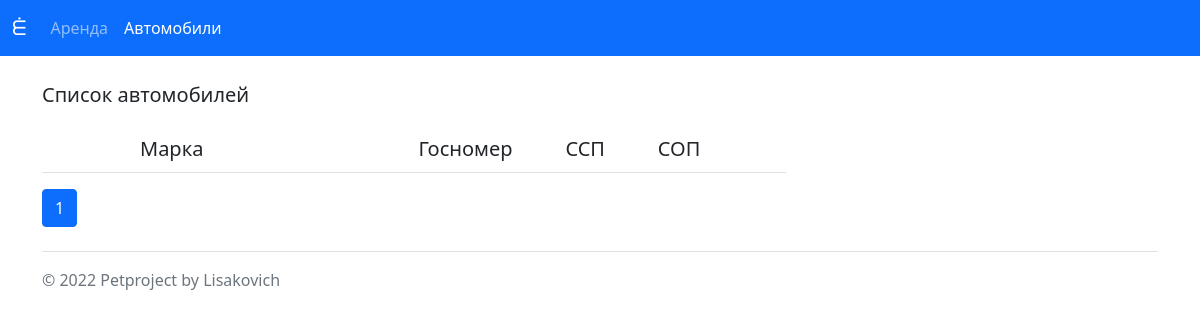
Page /cars/ on the earlier database version.
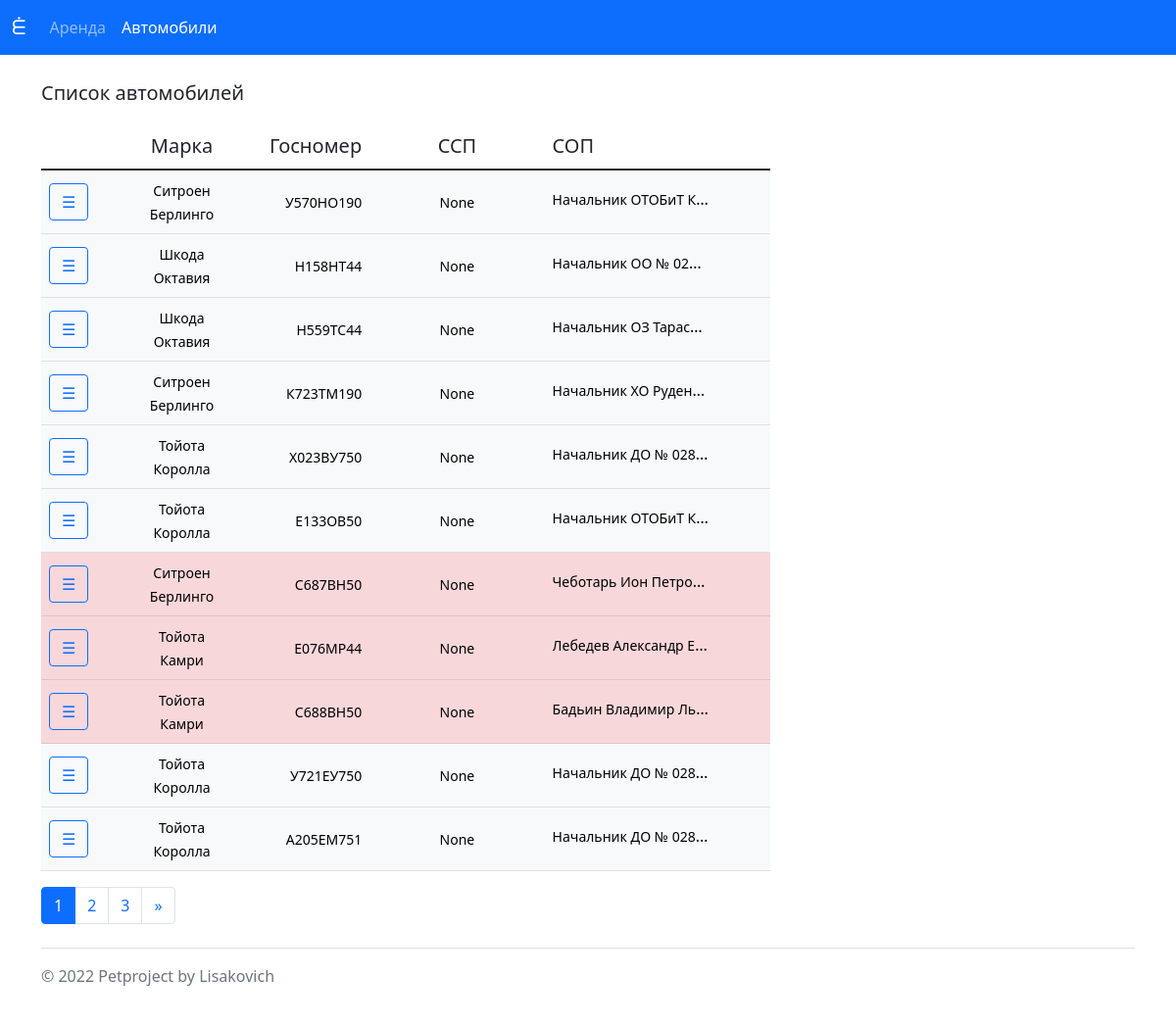
Same page on the later database version.
### crs/models.py (models this page shows, shortened)
class Cars(models.Model):
    crs_model=models.CharField( null=True, blank=True, max_length=33,unique=False,verbose_name='Модель')
    crs_gosnom=models.CharField( null=True, blank=True, max_length=9,unique=False,verbose_name='Госномер')
    crs_year=models.PositiveIntegerField(default=current_year(),validators=[MinValueValidator(2001), max_value_current_year], verbose_name='Год выпуска')
    crs_vin=models.CharField(null=False,blank=False, max_length=17, verbose_name='VIN')
    crs_drive_21=models.PositiveIntegerField(null=False,blank=False, default=0, verbose_name='Пробег 2021')
    crs_drive_22 = models.PositiveIntegerField(null=False,blank=False, default=0, verbose_name='Пробег 2022')
    crs_odo_01_km = models.PositiveIntegerField(null=False,blank=False, default=0, verbose_name='Показание одометра №1')
    crs_odo_01_date = models.DateField (null=True,blank=True,verbose_name='Дата одометража 1')
    crs_ssp = models.CharField( null=True, blank=True, max_length=512, unique=False,verbose_name='ССП')
    crs_sop = models.CharField(null=True, blank=True, max_length=512, unique=False, verbose_name='Ответственный пользователь')
    crs_note = models.TextField(null=True, blank=True, unique=False, verbose_name='Заметки')
    class Meta:
        verbose_name='Автомобиль'
        verbose_name_plural='Автомобили'
        ordering=['crs_year']

### crs/views.py (the view)
# urls.py: path('cars/',CarsListView.as_view(), name='cars_list'),
class CarsListView(ListView):
    paginate_by = 11
    model = Cars
    template_name = 'crs/cars.html'

### dgls/templatetags/my_filters.py (called while the page is built)
@register.filter(name='drive_color')
def drive_color(value):
    if isinstance(value, int):
        if value > 30000:
            return 'table-danger'
        elif value > 20000:
            return 'table-warning'
        else:
            return 'table-light'
    else:
        return 'table-secondary'

### templates/crs/cars.html (shortened to what this page needs)
{% extends 'base.html' %}
{% load humanize %}
{% load my_filters %}
{% block Body %}
<br/>
<p class="lead">
  Список автомобилей
</p>
        <div class="table-responsive col-md-8">
            <table class="table align-middle">
                <thead>
                <tr class="lead text-start">
                    <td class=""></td>
                    <td class="text-center">Марка</td>
                    <td class="text-end">Госномер</td>
                    <td class="text-center">ССП</td>
                    <td class="text-start">СОП</td>
                </tr>
                </thead>
                <tbody class="fw-light">
                {% for zapis in page_obj %}
                    <tr class="{{ zapis.crs_drive_21|drive_color}}">
                        <td class="col-md-1">
                            <a href="{% url 'car_detail' pk=zapis.id %}">
                                <button type="button" class="btn btn-outline-primary justify-content-center">
                                    &#x2630;
                                </button>
                            </a>
                        </td>
                        <td class="col-md-1 text-center">
                            <small>
                             {{ zapis.crs_model }}
                            </small>
                        </td>
                        <td class="col-md-1 text-end">
                            <small>
                                {{ zapis.crs_gosnom }}
                            </small>
                        </td>
                        <td class="col-md-2 text-center">
                            <small>
                                {{ zapis.crs_ssp }}
                            </small>
                        </td>
                        <td class="col-md-2">
                            <span class="d-inline-block text-truncate" style="max-width: 160px;">
                                <small>
                                    {{ zapis.crs_sop }}
                                </small>
                            </span>
                        </td>
                    </tr>
                {% endfor %}
                </tbody>
            </table>
        </div>
    <nav aria-label="Page navigation">
      <ul class="pagination justify-content-left">
        {% for page in page_obj.paginator.page_range %}
            {% if page == page_obj.number %}
                <li class="page-item active" aria-current="page">
            {% else %}
                <li class="page-item">
            {% endif %}
                    <a class="page-link" href="?page={{ page }}">
                        {{ page }}
                    </a>
                </li>
        {% endfor %}
        {% if page_obj.has_next %}
            <li class="page-item">
              <a class="page-link" href="?page={{ page_obj.next_page_number }}" aria-label="Next">
                <span aria-hidden="true">&raquo;</span>
              </a>
            </li>
        {% endif %}
      </ul>
    </nav>
{% endblock Body %}

### templates/base.html (shortened to what this page needs)
{% url 'FirstPage' as url_app_home %}
{% url 'DodsPage' as url_app_dogs %}
{% url 'cars_list' as url_app_cars %}
<!doctype html>
<html lang="en">
  <head>
    <link href="https://cdn.jsdelivr.net/npm/bootstrap@5.1.3/dist/css/bootstrap.min.css" rel="stylesheet">
  </head>
  <body>
      <nav class="navbar navbar-expand-lg navbar-dark bg-primary" >
      <div class="container-fluid">
        <a class="navbar-brand" href="{% url 'FirstPage' %}">
            &#x18EF;
        </a>
        <div class="collapse navbar-collapse" id="navbarNavDropdown">
          <ul class="navbar-nav">
             <li class="nav-item">
              <a class="nav-link {% if request.path == url_app_dogs  %}active{% endif %}" aria-current="page" href="{% url 'DogsPage' %}">
                  Аренда
              </a>
            </li>
            <li class="nav-item">
              <a class="nav-link {% if request.path == url_app_cars %}active{% endif %}" aria-current="page" href="{{ url_app_cars }}">
                  Автомобили
              </a>
            </li>
          </ul>
        </div>
      </div>
    </nav>
    <div class="container">
        {% block Body %} {% endblock Body %}
    </div>
    <div class="container">
      <footer class="d-flex flex-wrap justify-content-between align-items-center py-3 my-4 border-top">
        <div class="col-md-4 d-flex align-items-center">
            <span class="text-muted">© 2022 Petproject by Lisakovich</span>
        </div>
      </footer>
    </div>
  </body>
</html>

Differences in the rows shown:
added Cars: crs_model "Ситроен Берлинго", crs_gosnom "У570НО190", crs_ssp "None", crs_sop "Начальник ОТОБиТ К…"
added Cars: crs_model "Шкода Октавия", crs_gosnom "Н158НТ44", crs_ssp "None", crs_sop "Начальник ОО № 02…"
added Cars: crs_model "Шкода Октавия", crs_gosnom "Н559ТС44", crs_ssp "None", crs_sop "Начальник ОЗ Тарас…"
added Cars: crs_model "Ситроен Берлинго", crs_gosnom "К723ТМ190", crs_ssp "None", crs_sop "Начальник ХО Руден…"
added Cars: crs_model "Тойота Королла", crs_gosnom "Х023ВУ750", crs_ssp "None", crs_sop "Начальник ДО № 028…"
added Cars: crs_model "Тойота Королла", crs_gosnom "Е133ОВ50", crs_ssp "None", crs_sop "Начальник ОТОБиТ К…"
added Cars: crs_model "Ситроен Берлинго", crs_gosnom "С687ВН50", crs_ssp "None", crs_sop "Чеботарь Ион Петро…"
added Cars: crs_model "Тойота Камри", crs_gosnom "Е076МР44", crs_ssp "None", crs_sop "Лебедев Александр Е…"
added Cars: crs_model "Тойота Камри", crs_gosnom "С688ВН50", crs_ssp "None", crs_sop "Бадьин Владимир Ль…"
added Cars: crs_model "Тойота Королла", crs_gosnom "У721ЕУ750", crs_ssp "None", crs_sop "Начальник ДО № 028…"
added Cars: crs_model "Тойота Королла", crs_gosnom "А205ЕМ751", crs_ssp "None", crs_sop "Начальник ДО № 028…"
Other differences:
new list line: "2"
new list line: "3"
